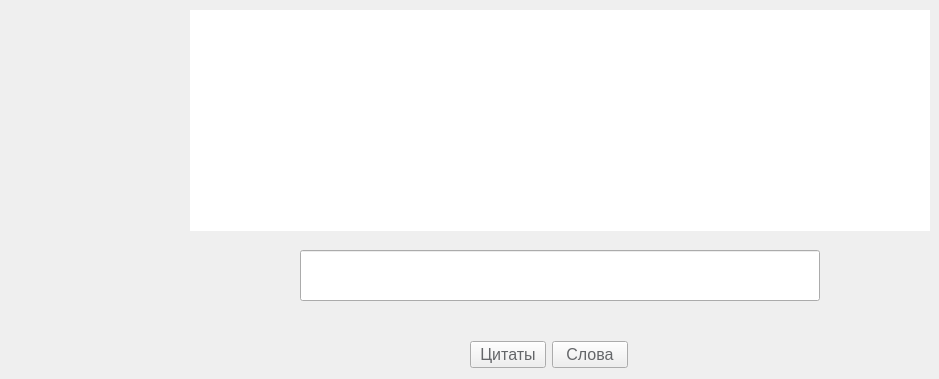
    <widget class="QWidget" name="Practice_page">
     <widget class="QLineEdit" name="lineEditPractice">
      <property name="geometry">
       <rect>
        <x>300</x>
        <y>250</y>
        <width>520</width>
        <height>51</height>
       </rect>
      </property>
      <property name="font">
       <font>
        <family>Microsoft Sans Serif</family>
        <pointsize>20</pointsize>
       </font>
      </property>
      <property name="styleSheet">
       <string notr="true">color: rgb(100, 102, 105);</string>
      </property>
     </widget>
     <widget class="QTextBrowser" name="textBrowserPracticeEdit">
      <property name="geometry">
       <rect>
        <x>190</x>
        <y>10</y>
        <width>740</width>
        <height>221</height>
       </rect>
      </property>
      <property name="font">
       <font>
        <family>Microsoft Sans Serif</family>
        <pointsize>20</pointsize>
       </font>
      </property>
      <property name="styleSheet">
       <string notr="true">border: 0;
color: rgb(100, 102, 105);
background: transparent;</string>
      </property>
      <property name="html">
       <string notr="true">&lt;!DOCTYPE HTML PUBLIC &quot;-//W3C//DTD HTML 4.0//EN&quot; &quot;http://www.w3.org/TR/REC-html40/strict.dtd&quot;&gt;
&lt;html&gt;&lt;head&gt;&lt;meta name=&quot;qrichtext&quot; content=&quot;1&quot; /&gt;&lt;style type=&quot;text/css&quot;&gt;
p, li { white-space: pre-wrap; }
&lt;/style&gt;&lt;/head&gt;&lt;body style=&quot; font-family:'Microsoft Sans Serif'; font-size:20pt; font-weight:400; font-style:normal;&quot;&gt;
&lt;p style=&quot;-qt-paragraph-type:empty; margin-top:0px; margin-bottom:0px; margin-left:0px; margin-right:0px; -qt-block-indent:0; text-indent:0px; font-family:'MS Shell Dlg 2';&quot;&gt;&lt;br /&gt;&lt;/p&gt;&lt;/body&gt;&lt;/html&gt;</string>
      </property>
      <property name="overwriteMode">
       <bool>true</bool>
      </property>
     </widget>
     <widget class="QTextBrowser" name="textBrowserPracticeSolid">
      <property name="geometry">
       <rect>
        <x>190</x>
        <y>10</y>
        <width>740</width>
        <height>221</height>
       </rect>
      </property>
      <property name="font">
       <font>
        <family>Microsoft Sans Serif</family>
        <pointsize>20</pointsize>
       </font>
      </property>
      <property name="styleSheet">
       <string notr="true">border: 0;
color: rgb(100, 102, 105);
</string>
      </property>
      <property name="verticalScrollBarPolicy">
       <enum>Qt::ScrollBarAlwaysOff</enum>
      </property>
      <property name="horizontalScrollBarPolicy">
       <enum>Qt::ScrollBarAlwaysOff</enum>
      </property>
      <property name="html">
       <string notr="true">&lt;!DOCTYPE HTML PUBLIC &quot;-//W3C//DTD HTML 4.0//EN&quot; &quot;http://www.w3.org/TR/REC-html40/strict.dtd&quot;&gt;
&lt;html&gt;&lt;head&gt;&lt;meta name=&quot;qrichtext&quot; content=&quot;1&quot; /&gt;&lt;style type=&quot;text/css&quot;&gt;
p, li { white-space: pre-wrap; }
&lt;/style&gt;&lt;/head&gt;&lt;body style=&quot; font-family:'Microsoft Sans Serif'; font-size:20pt; font-weight:400; font-style:normal;&quot;&gt;
&lt;p style=&quot;-qt-paragraph-type:empty; margin-top:0px; margin-bottom:0px; margin-left:0px; margin-right:0px; -qt-block-indent:0; text-indent:0px; font-family:'MS Shell Dlg 2';&quot;&gt;&lt;br /&gt;&lt;/p&gt;&lt;/body&gt;&lt;/html&gt;</string>
      </property>
      <property name="overwriteMode">
       <bool>true</bool>
      </property>
     </widget>
     <widget class="QWidget" name="">
      <property name="geometry">
       <rect>
        <x>470</x>
        <y>340</y>
        <width>158</width>
        <height>30</height>
       </rect>
      </property>
      <layout class="QHBoxLayout" name="horizontalLayout">
       <item>
        <widget class="QPushButton" name="Button_Quote">
         <property name="sizePolicy">
          <sizepolicy hsizetype="Minimum" vsizetype="Fixed">
           <horstretch>0</horstretch>
           <verstretch>0</verstretch>
          </sizepolicy>
         </property>
         <property name="baseSize">
          <size>
           <width>0</width>
           <height>0</height>
          </size>
         </property>
         <property name="font">
          <font>
           <family>Microsoft Sans Serif</family>
           <pointsize>12</pointsize>
          </font>
         </property>
         <property name="styleSheet">
          <string notr="true">color: rgb(100, 102, 105);
</string>
         </property>
         <property name="inputMethodHints">
          <set>Qt::ImhNone</set>
         </property>
         <property name="text">
          <string>Цитаты</string>
         </property>
         <property name="autoDefault">
          <bool>false</bool>
         </property>
         <property name="default">
          <bool>false</bool>
         </property>
         <property name="flat">
          <bool>false</bool>
         </property>
        </widget>
       </item>
       <item>
        <widget class="QPushButton" name="Button_Words">
         <property name="sizePolicy">
          <sizepolicy hsizetype="Minimum" vsizetype="Fixed">
           <horstretch>0</horstretch>
           <verstretch>0</verstretch>
          </sizepolicy>
         </property>
         <property name="baseSize">
          <size>
           <width>0</width>
           <height>0</height>
          </size>
         </property>
         <property name="font">
          <font>
           <family>Microsoft Sans Serif</family>
           <pointsize>12</pointsize>
          </font>
         </property>
         <property name="styleSheet">
          <string notr="true">color: rgb(100, 102, 105);
</string>
         </property>
         <property name="inputMethodHints">
          <set>Qt::ImhNone</set>
         </property>
         <property name="text">
          <string>Слова</string>
         </property>
         <property name="autoDefault">
          <bool>false</bool>
         </property>
         <property name="default">
          <bool>false</bool>
         </property>
         <property name="flat">
          <bool>false</bool>
         </property>
        </widget>
       </item>
      </layout>
     </widget>
     <zorder>lineEditPractice</zorder>
     <zorder>textBrowserPracticeSolid</zorder>
     <zorder>textBrowserPracticeEdit</zorder>
     <zorder>Button_Quote</zorder>
     <zorder>Button_Words</zorder>
    </widget>
